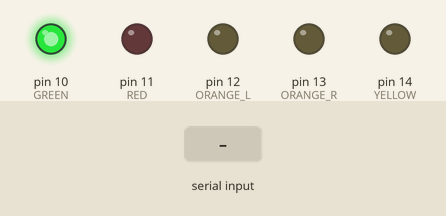
Recording of a sketch running on a simulated Arduino Mega 2560, built with avr-gcc and run on an emulated ATmega2560. Parts: output pins drawn as LEDs (lit = HIGH). Dashed ring = blinking. Inputs (shaded band) come from the test bench. Pins used as bus, display or sensor lines are not drawn.

Above: at 1.2 s.
1.3 s: "R" received over the second serial link
At 1.54 s:
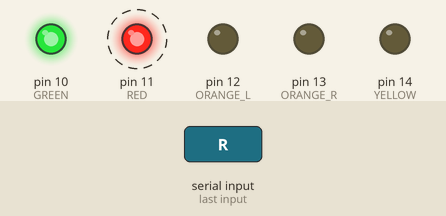
4.3 s: "L" received over the second serial link
At 4.54 s:
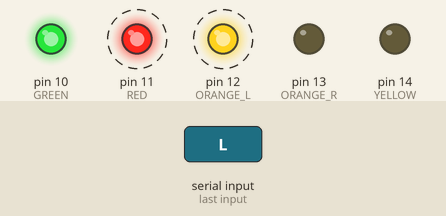
7.3 s: "r" received over the second serial link
At 7.55 s:
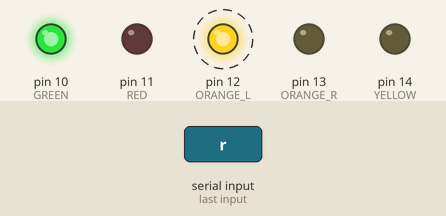
10.3 s: "O" received over the second serial link
At 10.54 s:
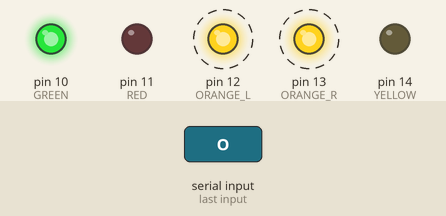
13.3 s: "l" received over the second serial link
At 13.55 s:
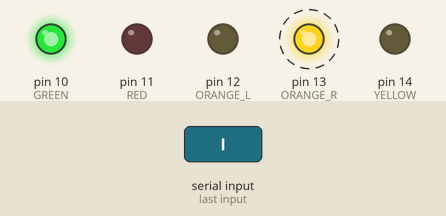
16.3 s: "Y" received over the second serial link
At 16.7 s:
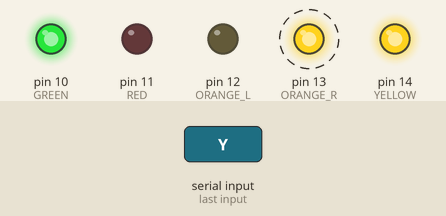
Timing chart, 0 to 20.3 s (numbered marks = the images above; inputs shaded):
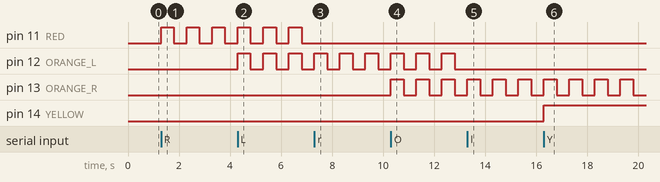

The sketch:

main.ino
```cpp
/*
 * Project: AGV
 * Author: boan
 */
// 2.狀態燈: 綠燈(通電恆亮)、紅燈(異常閃爍)、橘燈(方向燈)*2、白燈(倒退恆亮)、黃燈(超聲波閃爍)

// --------------- 腳位命名 ---------------
// 輸送帶
#define MOTOR     19     // 繼電器
//#define TCRT_IN   3     // 紅外線(輸送帶入口)
#define TCRT_OUT  18     // 紅外線(輸送帶出口)

// 狀態燈
#define GREEN     10     // 綠燈: 通電恆亮
#define RED       11     // 紅燈: 異常(障礙物)閃爍
#define ORANGE_L  12    // 橘燈: 左邊閃爍
#define ORANGE_R  13     // 橘燈: 右邊閃爍
#define YELLOW   14     // 黃燈: 超聲波運作過程閃爍


// ---------------- 狀態旗標 ----------------
bool blinkLeft  = false;
bool blinkRight = false;
bool blinkRed  = false;
bool blinkYellow  = false;
// --- 輸送帶狀態 ---
bool relay_on = true;


// --------------- 設定與初始化 ---------------
void setup() {

  // 鮑率(baud rate):   每秒傳輸多少個符號
  // 位元率 (bit rate): 每秒傳輸多少位元數
  Serial.begin(115200);     // PICO Console(除錯用)
  Serial1.begin(115200);    // UART 與 Rpi 通訊

  // 狀態燈(輸出供電)
  pinMode(GREEN,    OUTPUT);
  pinMode(RED,      OUTPUT);
  pinMode(ORANGE_L, OUTPUT);
  pinMode(ORANGE_R, OUTPUT);
  pinMode(YELLOW,   OUTPUT);
  // 輸送帶
  pinMode(MOTOR, OUTPUT);//繼電器
  pinMode(TCRT_OUT, INPUT);//紅外線

  // 初始化狀態(全部關燈，保留綠燈)
  digitalWrite(GREEN,    HIGH);      // 通電恆亮
  digitalWrite(MOTOR,    HIGH);
  digitalWrite(RED,      LOW);
  digitalWrite(ORANGE_L, LOW);
  digitalWrite(ORANGE_R, LOW);
  digitalWrite(YELLOW,   LOW);

  Serial1.println("Pico Ready!");
}


// -------------------- 方向燈閃爍(非阻塞閃爍設定) --------------------

// 左方向燈閃爍
unsigned long prevMillisLeft = 0;   // 上一次左橘燈切換的時間
bool leftState = LOW;               // 左橘燈狀態
const long intervalLeft = 500;      // 左橘燈閃爍間隔 (毫秒)

// 右方向燈閃爍
unsigned long prevMillisRight = 0;  // 上一次右橘燈切換的時間
bool rightState = LOW;              // 右橘燈狀態
const long intervalRight = 500;     // 右橘燈閃爍間隔 (毫秒)

// 紅燈(異常)閃爍
unsigned long prevMillisRed = 0;    // 上一次紅燈切換時間
bool redState = LOW;                // 紅燈狀態
const long intervalRed = 500;       // 紅燈閃爍間隔

// 黃燈(超聲波)閃爍
unsigned long prevMillisYellow = 0; // 上一次黃燈切換時間
bool yellowState = LOW;             // 黃燈狀態
const long intervalYellow = 300;    // 黃燈閃爍間隔 (可以比方向燈快)

unsigned long prevMillisBoth = 0;  // 上一次雙邊閃爍時間
bool bothState = LOW;              // 雙邊橘燈狀態
const long intervalBoth = 500;     // 閃爍間隔 (毫秒)


//輸送帶繼電器
void MotorControl();
void controlRelay(bool on);

// --------------- 主程式(無限迴圈) ---------------
void loop() {

  if (Serial1.available()) {
    char cmd = Serial1.read();

    switch(cmd) {
      case 'R':
        blinkRed=true;;
        Serial1.println("Red ON");
        break;

      case 'r':
        blinkRed = false;
        digitalWrite(RED,      LOW);
        Serial1.println("Red OFF");
        break;

      case 'L':
        blinkLeft=true;
        Serial1.println("Left ON");
        break;

      case 'l':
        blinkLeft = false;
        digitalWrite(ORANGE_L, LOW);
        Serial1.println("Left OFF");
        break;

      case 'O':
        blinkRight=true;
        Serial1.println("Right ON");
        break;

      case 'o':
        blinkRight=false;
        digitalWrite(ORANGE_R, LOW);
        Serial1.println("Right OFF");
        break;

      case 'Y':
        blinkYellow=true;
        digitalWrite(YELLOW, HIGH);
        yellowState=true;
        Serial1.println("Yellow ON");
        break;

      case 'y':
        blinkYellow=false;
        digitalWrite(YELLOW, LOW);
        yellowState=false;
        Serial1.println("Yellow OFF");
        break;

      case 'Z':
          relay_on = false;
          controlRelay(false); // // 關閉 relay
          Serial1.println("motor ON");
        break;

      default:
        Serial1.println("Unknown");
        break;
    }
  }
  MotorControl();

        unsigned long now = millis();

        // ------------------- 左橘燈閃爍 -------------------
    if (blinkLeft) {
        if (now - prevMillisLeft >= intervalLeft) {
            prevMillisLeft = now;
            leftState = !leftState;
            digitalWrite(ORANGE_L, leftState);
        }
    }

    // ------------------- 右橘燈閃爍 -------------------
    if (blinkRight) {
        if (now - prevMillisRight >= intervalRight) {
            prevMillisRight = now;
            rightState = !rightState;
            digitalWrite(ORANGE_R, rightState);
        }
    }
   // ------------------- 紅燈閃爍 -------------------
    if (blinkRed) {
        if (now - prevMillisRed >= intervalRed) {
            prevMillisRed = now;
            redState = !redState;
            digitalWrite(RED, redState);
        }
    }
}

void MotorControl() {
  if (!relay_on) {
    int val2 = digitalRead(TCRT_OUT);
    if (val2 == 0) { // IR2 被觸發
      controlRelay(true);
      relay_on = true;
      Serial1.println("motor OFF");
    }
  }
}

void controlRelay(bool on) {
  digitalWrite(MOTOR, on ? HIGH : LOW);
}
```

Measured:
- after the input at 1.3 s, pin 11 (RED): alternates HIGH for 0.50 s and LOW for 0.50 s, starting at once
- after the input at 4.3 s, pin 12 (ORANGE_L): alternates HIGH for 0.50 s and LOW for 0.50 s, starting at once
- after the input at 7.3 s, pin 11 (RED): stops changing and stays LOW
- after the input at 10.3 s, pin 13 (ORANGE_R): alternates HIGH for 0.50 s and LOW for 0.50 s, starting at once
- after the input at 13.3 s, pin 12 (ORANGE_L): stops changing and stays LOW
- after the input at 16.3 s, pin 14 (YELLOW): LOW → HIGH at once
